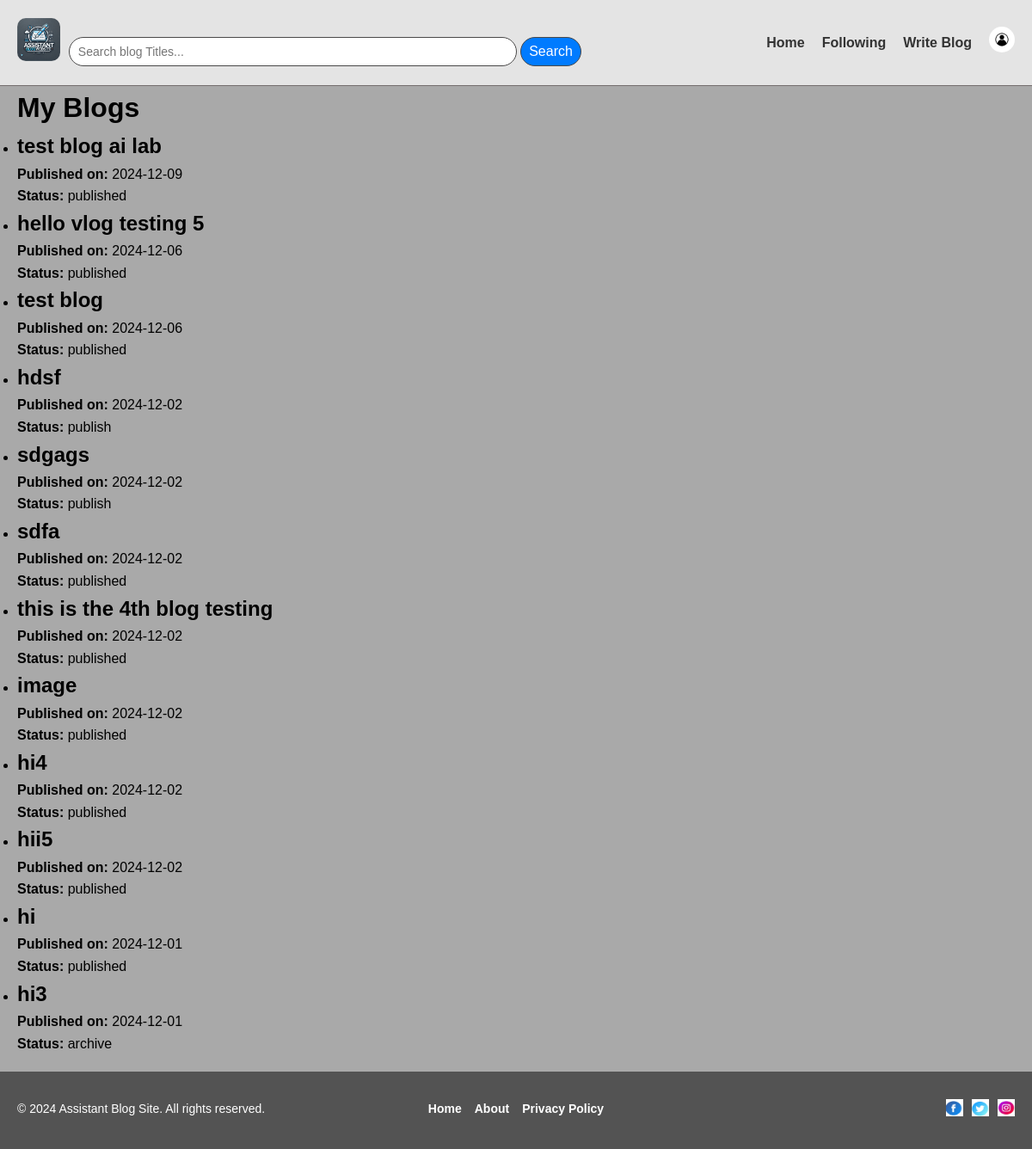
/myblogs/ (signed in), run on an earlier commit of the app's database.
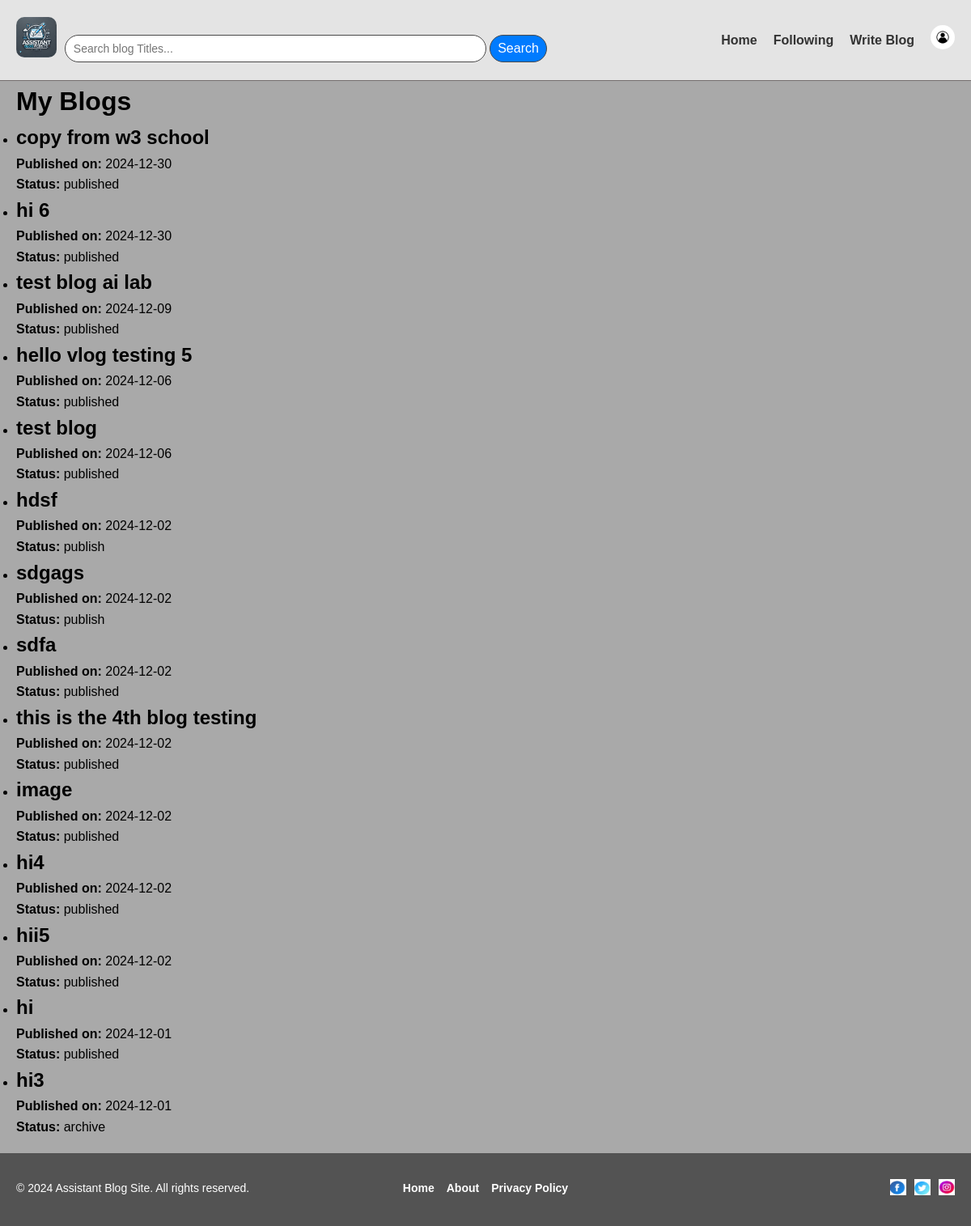
And on a later commit of the database.
### sdpApp/models.py (models this page shows, shortened)
class Blog(models.Model):
    STATUS_CHOICES = [
        ('published', 'Published'),
        ('draft', 'Draft'),
        ('archived', 'Archived'),
    ]
    blog_id = models.AutoField(primary_key=True)
    user_id = models.ForeignKey(Users, on_delete=models.CASCADE)
    blog_title = models.TextField(default="")
    text = models.TextField(null=False,default="")
    image = models.ImageField(upload_to='blog_images/',null=True,blank=True)
    category_name = models.CharField(max_length=100, default="")
    date = models.DateField(null=False, default=date.today)  # Default to today's date
    time = models.TimeField(null=False, default=now)  # Automatically set the current time
    status = models.CharField(max_length=10, choices=STATUS_CHOICES, default='draft')

### sdpApp/views.py (the view)
# urls.py: path('myblogs/', views.myblogs, name='myblogs'),
def myblogs(request):
    user_blogs = Blog.objects.filter(user_id=request.user.user_id).order_by('-date')
    return render(request, 'myblogs.html', {'user_blogs': user_blogs})

### sdpApp/templates/myblogs.html (shortened to what this page needs)
<!DOCTYPE html>
<html lang="en">
<head>
    {% load static %}
    <link rel="stylesheet" href="{% static 'style.css' %}">
</head>
<body>
    {% include 'fragments/header.html' %}
    <div class="container">
        <h1>My Blogs</h1>
        {% if user_blogs %}
            <ul class="blogs-list">
                {% for blog in user_blogs %}
                    <li class="blog-item">
                        <h2><a href="{% url 'blog_details' blog_id=blog.blog_id %}" class="blog-item-title">{{ blog.blog_title }}</a></h2>
                        <p><strong>Published on:</strong> {{ blog.date|date:"Y-m-d" }}</p>
                        <p><strong>Status:</strong> {{ blog.status }}</p>
                    </li>
                {% endfor %}
            </ul>
        {% else %}
            <p>You haven't written any blogs yet.</p>
        {% endif %}
    </div>
    {% include 'fragments/footer.html' %}
</body>
</html>

What changed in the data, as far as the page shows it:
added Blog: blog_title "copy from w3 school", date "2024-12-30", status "published"
added Blog: blog_title "hi 6", date "2024-12-30", status "published"
